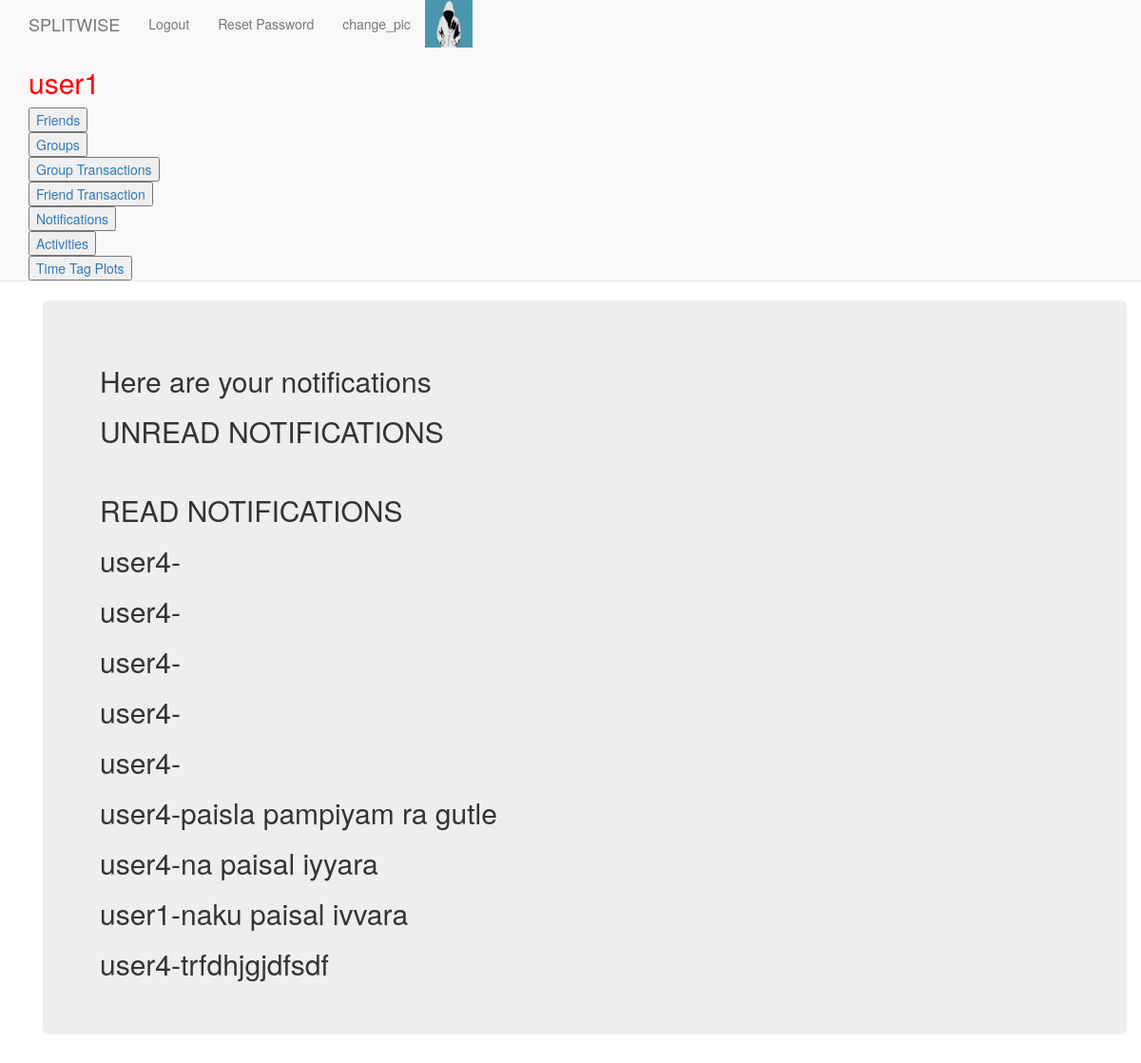
/dappx/notifications/ (signed in), run on an earlier commit of the app's database.
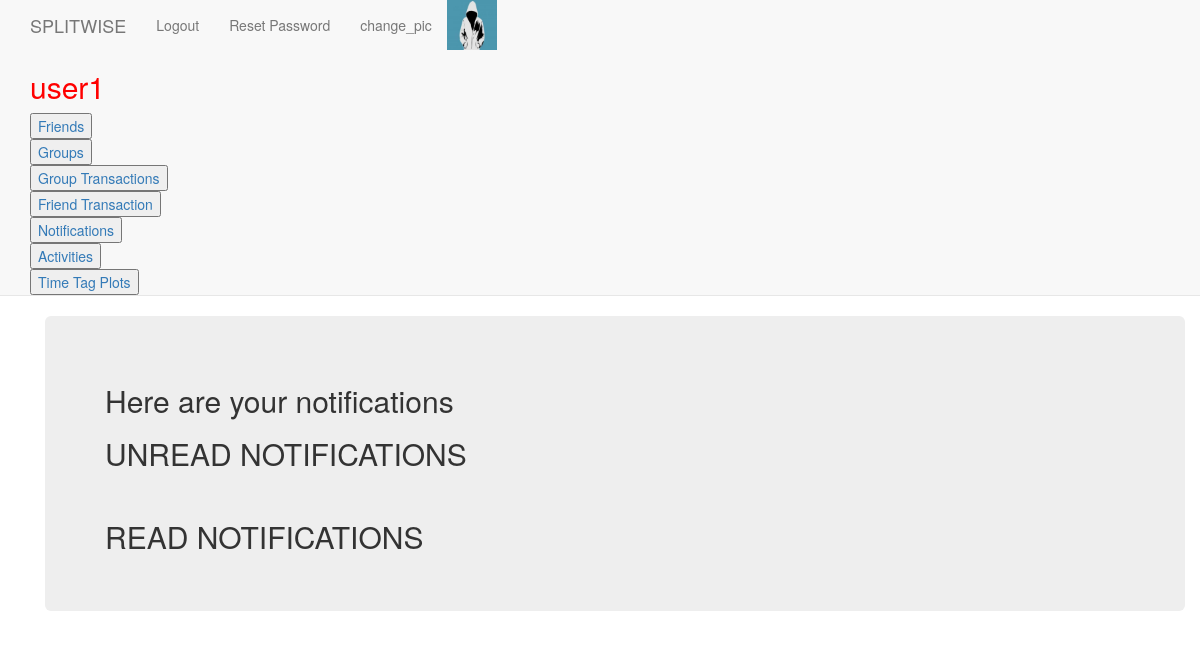
And on a later commit of the database.
### dappx/models.py (models this page shows)
class notificationsModel(models.Model):
	Sender = models.ForeignKey(User,related_name='sender1',on_delete=models.CASCADE)
	Receiver = models.ForeignKey(User,related_name='Receiver2',on_delete=models.CASCADE)
	message = models.CharField(max_length=50)
	seen = models.IntegerField(default=0)

### dappx/views.py (the view)
@login_required
def notifications(request):
    user = request.user
    messages_objects = notificationsModel.objects.filter(Receiver=user)
    messages_objects_unseen = notificationsModel.objects.filter(Receiver=user,seen=0)
    messages_objects_seen = notificationsModel.objects.filter(Receiver=user,seen=1)
    x = len(messages_objects_unseen)
    for messobj in messages_objects_unseen:
        print(messobj.seen)
    for messobj in messages_objects_seen:
        print(messobj.seen)
    for messobj in messages_objects:
        messobj.seen = 1
        messobj.save()
    for messobj in messages_objects:
        print(messobj.seen)
    return render(request, 'dappx/notifications.html',{'unotifications_seen':messages_objects_seen,'unotifications_unseen':messages_objects_unseen})

### templates/dappx/notifications.html (shortened to what this page needs)
{% extends "dappx/usermain.html" %}
{% load staticfiles %}{% block body_block %}
<div class="container">
    <div class="jumbotron">
    	 <h2>Here are your notifications</h2>
    	 <h2>UNREAD NOTIFICATIONS</h2>
      <br>
      <h2>READ NOTIFICATIONS</h2>
      {% for message in unotifications_seen %}
    	<h2>{{message.Sender}}-{{message.message}}</h2>
    	{% endfor %}
    	</div>
    </div>
{% endblock %}

What changed in the data, as far as the page shows it:
no longer on this page (row edited): notificationsModel: Sender "user4"
no longer on this page (row edited): notificationsModel: Sender "user4"
no longer on this page (row edited): notificationsModel: Sender "user4"
removed notificationsModel: Sender "user4"
removed notificationsModel: Sender "user4"
removed notificationsModel: Sender "user4", message "paisla pampiyam ra gutle"
removed notificationsModel: Sender "user4", message "na paisal iyyara"
removed notificationsModel: Sender "user1", message "naku paisal ivvara"
removed notificationsModel: Sender "user4", message "trfdhjgjdfsdf"
